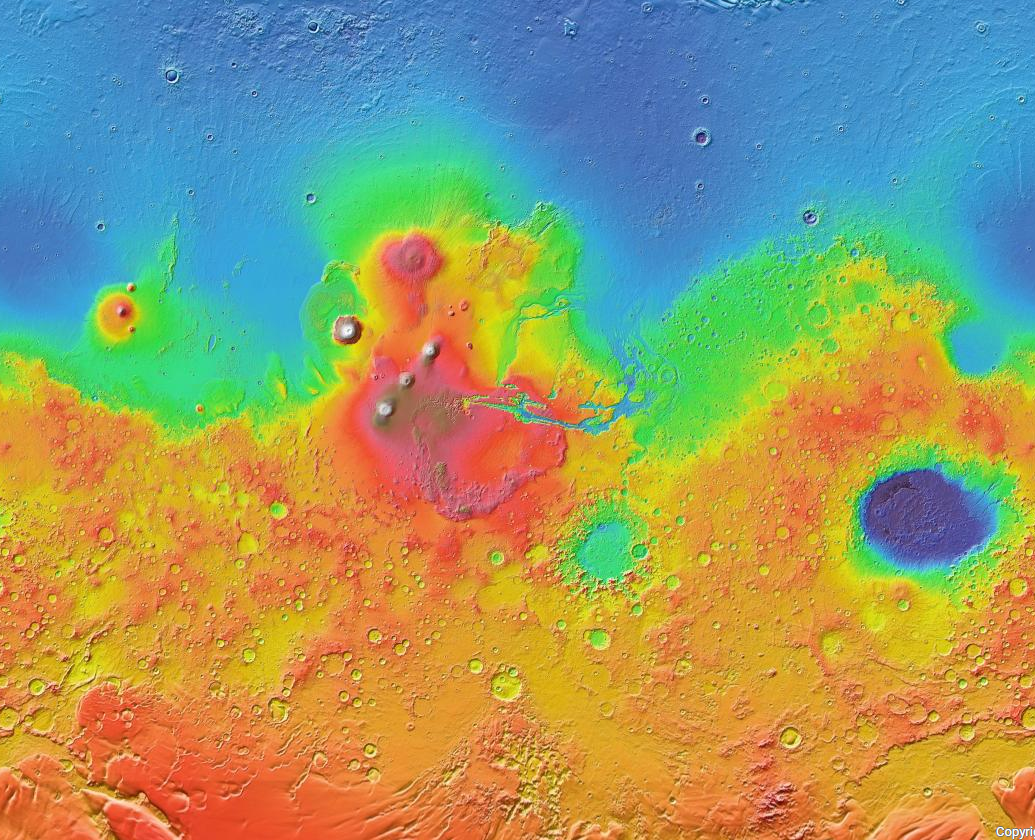
#> input picture Mars.bmp, 1035 x 840 px
$ python sketch1.py
#> lines starting #> are read from the running program, lines starting #| are printed output that depends on the picture
#cv2.imread(), cv2.imshow() , cv2.imwrite()


import numpy as np
import cv2

img = cv2.imread('Mars.bmp')
#> img is the input picture: shape (840, 1035, 3); mean B, G, R 105.9, 153.7, 150.5

# [5 lines of commented-out code are left out]


for i in range(len(img)):
    for j in range(len(img[i])):
        blue_px = img[i,j,0]
        green_px = img[i, j, 1]
        red_px = img[i, j, 2]

        img[i, j, 0] = blue_px * 0.114
        img[i, j, 1] = green_px * 0.587
        img[i, j, 2] = red_px * 0.299
        img[i, j] = (blue_px+green_px+red_px)/3
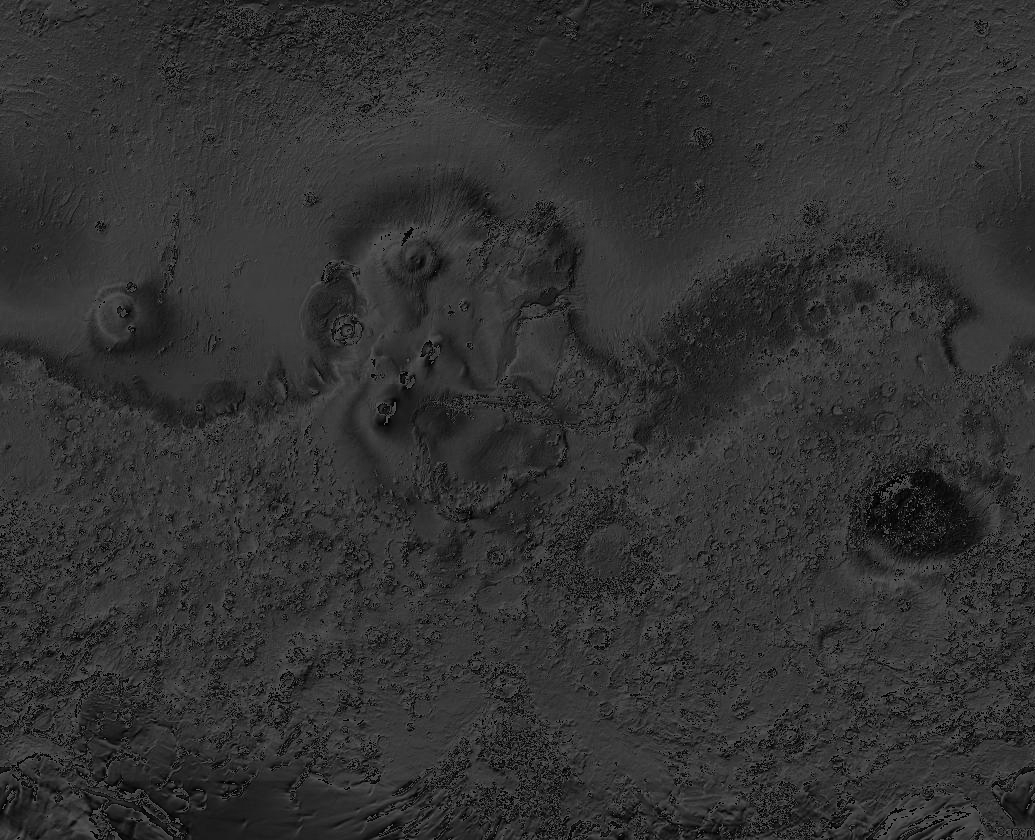
#> img: shape (840, 1035, 3); min 0, max 85, mean 49.6

        # img.itemset((i, j, 0),150)
        # img.itemset((i, j, 1),50)
        # img.itemset((i, j, 2),70)
cv2.imshow('Maars.bmp', img)
cv2.waitKey(0)
